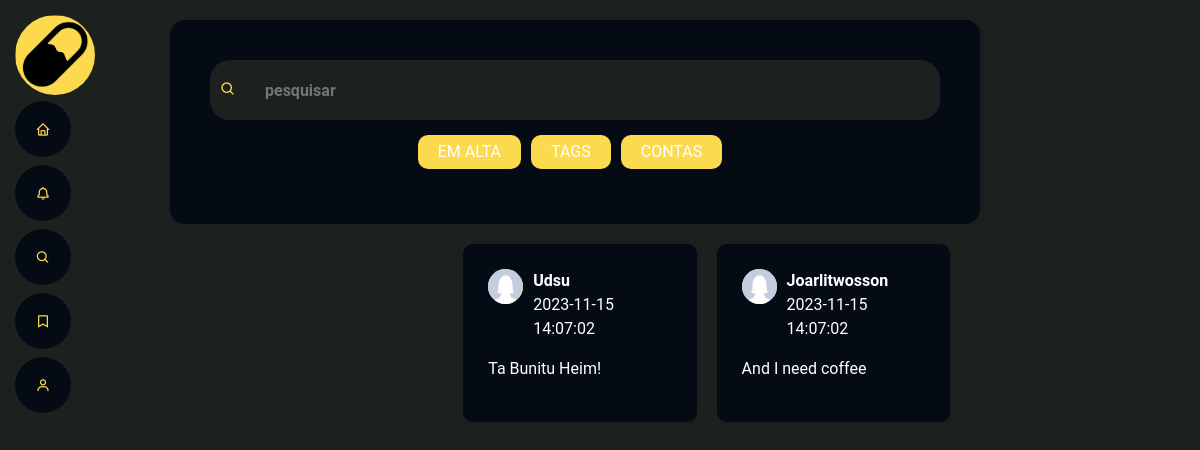
The page /Index.php?route=pesquisa (signed in) on the database its author committed.
### tables this page shows
CREATE TABLE tb_posts (
    pos_id INT AUTO_INCREMENT PRIMARY KEY,
    pos_usu_id INT NOT NULL,
    pos_conteudo TEXT,
    pos_data_postagem TIMESTAMP DEFAULT CURRENT_TIMESTAMP,
    FOREIGN KEY (pos_usu_id) REFERENCES tb_usuarios(usu_id)
);

CREATE TABLE tb_usuarios (
    usu_id INT AUTO_INCREMENT PRIMARY KEY,
    usu_nome VARCHAR(100) NOT NULL,
    usu_email VARCHAR(100) NOT NULL UNIQUE,
    usu_senha VARCHAR(100) NOT NULL,
    usu_avatar VARCHAR(100) DEFAULT 'avatar.jpg',
    usu_img_fundo VARCHAR(100) DEFAULT 'generico.svg',
    usu_data_cadastro TIMESTAMP DEFAULT CURRENT_TIMESTAMP
);

### App/Controllers/SearchController.php (called while the page is built, shortened)
<?php
require_once (__DIR__.'/../Model/PostModel.php');
class SearchController extends Controller{
    public function viewPost($filtro = 0, $tagbar = false, $filterTag = false, $id = 0){
        $postModel = new PostModel();
        if(!$filterTag){
            $posts = $postModel->getPost("searchPost", $filtro);
        }
        else{
            $posts = $postModel->getPostById("searchPost", 2, $id);
        }
        include (__DIR__."/../../Public/Pesquisa.php");
    }
}

### Config/Model.php (called while the page is built, shortened)
<?php
require_once (__DIR__."/../Database/SqlCommands.php");
class Model{
    public function __construct(){
        $this->query = new SqlCommands();
    }
}

### Database/SqlCommands.php (called while the page is built, shortened)
<?php
class SqlCommands{
    public function getCommand($function ){
        return $this->listCommandSql[$function];
    }
}

### App/Model/PostModel.php (called while the page is built, shortened)
<?php
require_once (__DIR__."/../../Config/Model.php");
class PostModel extends Model{
    public function getPost($base, $indice = 0){
        $con = $this->conect->conection();
        $query = $this->query->getCommand($base);
        $result = mysqli_query($con, $query[$indice]);
        if (!$result) {
            throw new Exception("Erro na consulta");
        }
        else{
            $rows = array();
            $i = 0;
            while ($row = mysqli_fetch_assoc($result)) {
                $rows[$i] = $row;
                $i++;
            }
            return $rows;
        }
    }
}

### Public/Pesquisa.php (the view, shortened to what this page needs)
<?php
include(__DIR__.'/Layout/Layout.php');
?>
<main class="main">
  <div class="busca">
    <div class="pesquisa">
      <div class="barra">
        <button><i class=" bx bx-search"></i></button>
        <input type="text" placeholder="pesquisar">
      </div>
      <form method="POST" action="Index.php?route=pesquisa">
        <div class="pesqFiltro d-flex">
          <button class="btnbusca" type="submit" name="filtro" value="0"><span>EM ALTA</span></button>
          <button class="btnbusca" type="submit" name="filtro" value="1"><span>TAGS</span></button>
          <button class="btnbusca" type="submit" name="filtro" value="2"><span>CONTAS</span></button>
      </div>
    </form>
  </div>
  <ul class="recomendacoes">
  <?php foreach($posts as $post=>$value): ?>
      <li class="search">
        <div class="infoUserPost">
          <div class="imgUserPost"><img src="../Storage/perfil/<?= $value['usu_avatar']; ?>" alt=''></div>
            <div class="nameAndHour">
              <strong><?= $value["usu_nome"] ?></strong>
              <p><?= $value["pos_data_postagem"]?></p>
            </div>
        </div>
        <p>
          <?= $value["pos_conteudo"]?>
        </p>
      </li>
    <?php endforeach; ?>
  </ul>
  </main>
</body>

### Resources/Assets/css/style2.css (style rules this page uses)
* { margin: 0; padding: 0; box-sizing: border-box; }
.search { margin: 0 10px 0 10px; }
body { background-color: #1C2120; color:white; font-family: 'Roboto', sans-serif; -webkit-font-smoothing: antialiased !important; }
.main { max-width: 900px; margin: 0 auto; }
.imgUserPost img { width: 35px; height: 35px; border-radius: 50%; }
div.busca { display: flex; flex-direction: column; width: 90%; border: none; }
.barra { background-color: #1C2120; padding: 0 10px 0 10px; border-radius: 20px; }
div.busca div.pesquisa { padding: 40px; margin: 20px; background-color: #040b14; border-radius: 15px; box-shadow: 1px 0 3px rgba(0,0,0,0.2); float: right; width: 100%; border: none; align-items: center; justify-content: center; }
div.busca div.barra >input { height: 60px; background-color: #1C2120; margin-left: 0%; padding: 25px; border-radius: 10px; resize: none; outline: none; border: 0; width: 80%; font-weight: bold; font-family: 'Roboto', sans-serif; color: #fff; }
div.busca div.pesqFiltro { background-color: #040b14; align-items: center; justify-content: center; padding: 15px; }
div.busca div.pesqFiltro button { padding: 5px 20px; border: 0; outline: none; display: flex; align-items: center; justify-content: center; margin-right: 10px; border-radius: 10px; background-color: #FCDA4D; color: #fff; }
ul.recomendacoes li.search { padding: 25px; margin-bottom: 50px; background-color: #040b14; border-radius: 10px; box-shadow: 1px 0 3px rgba(0,0,0,0.2); float: right; width: 30%; list-style: none; align-items: center; justify-content: center; }
ul.recomendacoes li.search div.infoUserPost { display: flex; margin-right: 10px; }
ul.recomendacoes li.search div.infoUserPost div.imgUserPost { width: 35px; height: 35px; border-radius: 50%; background-color: #FCDA4D; margin-right: 10px; }
button { border: none; background-color: transparent; outline: none; }
.bi, main .bx { color: #FCDA4D;; }

### rows shown on the page
tb_posts: pos_usu.usu_avatar (placeholder picture), pos_usu.usu_nome "Joarlitwosson", pos_data_postagem "2023-11-15 14:07:02", pos_conteudo "And I need coffee"
tb_posts: pos_usu.usu_avatar (placeholder picture), pos_usu.usu_nome "Udsu", pos_data_postagem "2023-11-15 14:07:02", pos_conteudo "Ta Bunitu Heim!"
